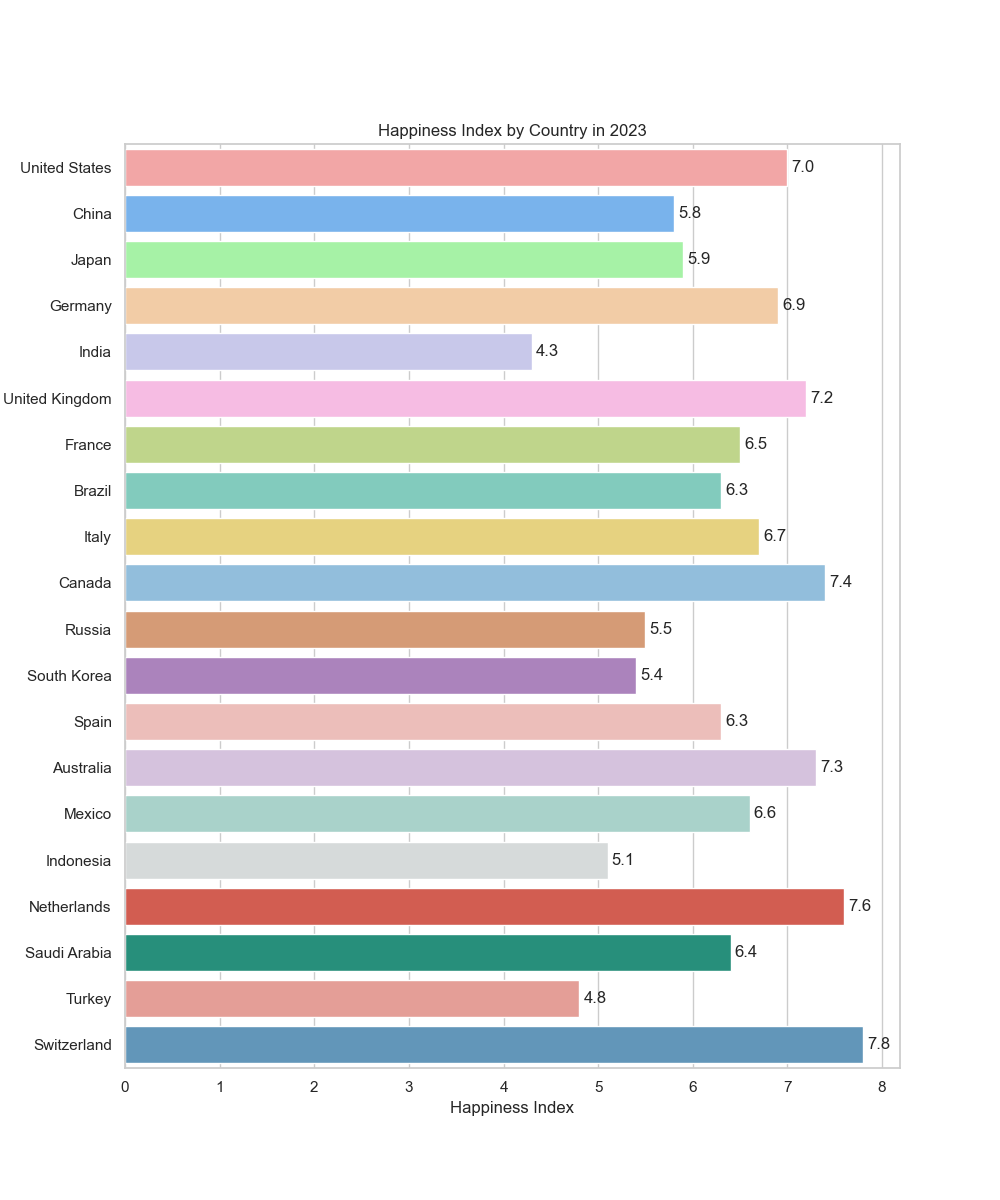

Here is the Python script that generated this plot:

import seaborn as sns
import pandas as pd
import matplotlib.pyplot as plt

data = {
    'Country': [
        'United States', 'China', 'Japan', 'Germany', 'India', 'United Kingdom',
        'France', 'Brazil', 'Italy', 'Canada', 'Russia', 'South Korea',
        'Spain', 'Australia', 'Mexico', 'Indonesia', 'Netherlands', 'Saudi Arabia',
        'Turkey', 'Switzerland'
    ],
    'Happiness_Index': [
        7.0, 5.8, 5.9, 6.9, 4.3, 7.2, 6.5, 6.3, 6.7, 7.4, 5.5, 5.4,
        6.3, 7.3, 6.6, 5.1, 7.6, 6.4, 4.8, 7.8
    ]
}

df = pd.DataFrame(data)

sns.set(style="whitegrid")
plt.figure(figsize=(10, 12))

ax = sns.barplot(
    y="Country",
    x="Happiness_Index",
    data=df,
    palette=[
        '#ff9999', '#66b3ff', '#99ff99', '#ffcc99', '#c2c2f0', '#ffb3e6',
        '#c4e17f', '#76D7C4', '#F7DC6F', '#85C1E9', '#E59866', '#AF7AC5',
        '#F5B7B1', '#D7BDE2', '#A2D9CE', '#D5DBDB', '#E74C3C', '#16A085',
        '#F1948A', '#5499C7'
    ]
)

ax.bar_label(ax.containers[0], fmt='%.1f', label_type='edge', padding=3)

ax.set(title='Happiness Index by Country in 2023', xlabel='Happiness Index', ylabel='Country')
ax.set_yticklabels(ax.get_yticklabels(), rotation=0, ha="right")

plt.show()
